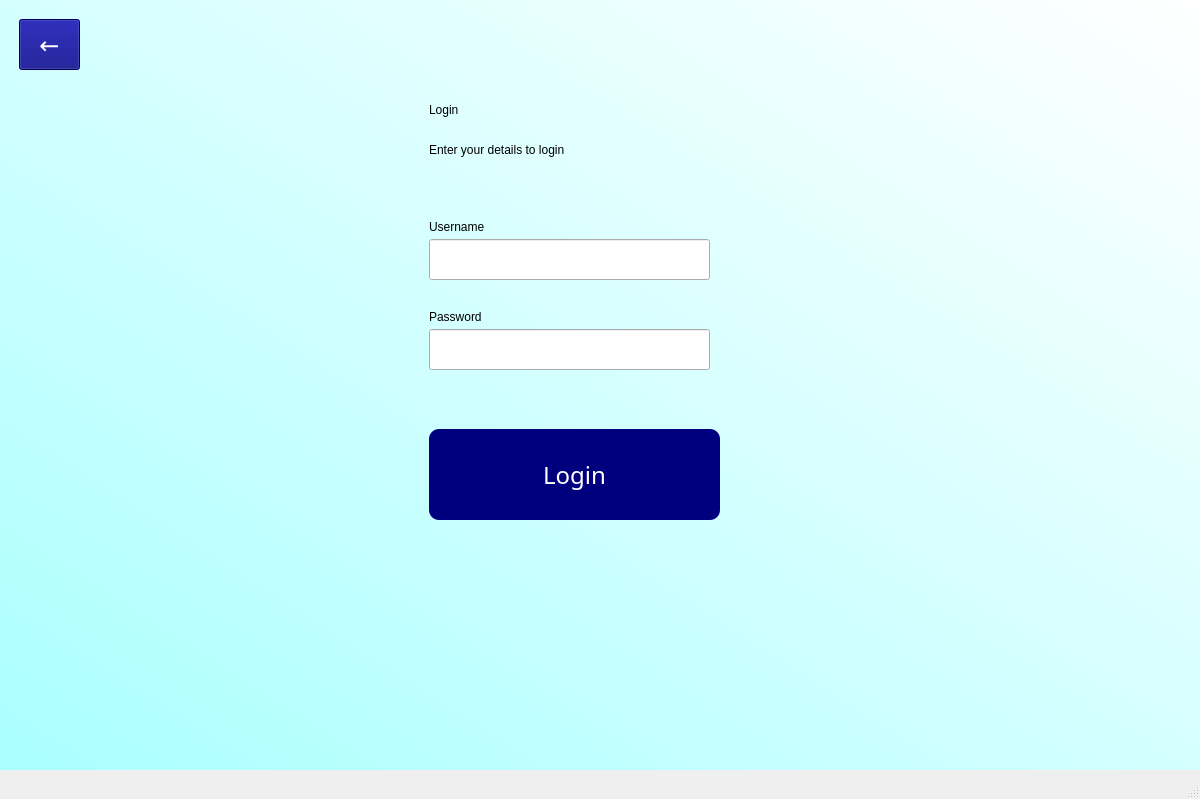
<?xml version="1.0" encoding="UTF-8"?>
<ui version="4.0">
 <class>MainWindow</class>
 <widget class="QMainWindow" name="MainWindow">
  <property name="geometry">
   <rect>
    <x>0</x>
    <y>0</y>
    <width>1200</width>
    <height>799</height>
   </rect>
  </property>
  <property name="windowTitle">
   <string>MainWindow</string>
  </property>
  <widget class="QWidget" name="centralwidget">
   <widget class="QWidget" name="bgWidget" native="true">
    <property name="geometry">
     <rect>
      <x>-1</x>
      <y>-1</y>
      <width>1201</width>
      <height>771</height>
     </rect>
    </property>
    <property name="styleSheet">
     <string notr="true">QWidget#bgWidget{
background-color: qlineargradient(spread:reflect, x1:0, y1:1, x2:1, y2:0.00568182, stop:0 rgba(170, 255, 255, 255), stop:1 rgba(255, 255, 255, 255))}</string>
    </property>
    <widget class="QPushButton" name="loginConfirm">
     <property name="geometry">
      <rect>
       <x>430</x>
       <y>430</y>
       <width>291</width>
       <height>91</height>
      </rect>
     </property>
     <property name="font">
      <font>
       <family>MS Reference Sans Serif</family>
       <pointsize>18</pointsize>
      </font>
     </property>
     <property name="cursor">
      <cursorShape>PointingHandCursor</cursorShape>
     </property>
     <property name="styleSheet">
      <string notr="true">QPushButton {
	color: rgb(255, 255, 255);
	background-color: rgb(0, 0, 127);
	border-radius: 10px;
}

QPushButton:hover {
	background-color: rgb(85, 170, 255);
}</string>
     </property>
     <property name="text">
      <string>Login</string>
     </property>
     <property name="shortcut">
      <string>Return</string>
     </property>
    </widget>
    <widget class="QLabel" name="loginText">
     <property name="geometry">
      <rect>
       <x>430</x>
       <y>60</y>
       <width>151</width>
       <height>101</height>
      </rect>
     </property>
     <property name="styleSheet">
      <string notr="true">font: 24pt &quot;MS Reference Sans Serif&quot;;
</string>
     </property>
     <property name="text">
      <string>Login</string>
     </property>
    </widget>
    <widget class="QLabel" name="loginSubtext">
     <property name="geometry">
      <rect>
       <x>430</x>
       <y>130</y>
       <width>291</width>
       <height>41</height>
      </rect>
     </property>
     <property name="styleSheet">
      <string notr="true">font: 10pt &quot;MS Reference Sans Serif&quot;;</string>
     </property>
     <property name="text">
      <string>Enter your details to login</string>
     </property>
    </widget>
    <widget class="QLineEdit" name="usernameField">
     <property name="geometry">
      <rect>
       <x>430</x>
       <y>240</y>
       <width>281</width>
       <height>41</height>
      </rect>
     </property>
     <property name="styleSheet">
      <string notr="true">font: 12pt &quot;MS Shell Dlg 2&quot;;</string>
     </property>
    </widget>
    <widget class="QLabel" name="usernameSubtext">
     <property name="geometry">
      <rect>
       <x>430</x>
       <y>220</y>
       <width>61</width>
       <height>16</height>
      </rect>
     </property>
     <property name="text">
      <string>Username</string>
     </property>
    </widget>
    <widget class="QLineEdit" name="passwordField">
     <property name="geometry">
      <rect>
       <x>430</x>
       <y>330</y>
       <width>281</width>
       <height>41</height>
      </rect>
     </property>
     <property name="font">
      <font>
       <pointsize>12</pointsize>
      </font>
     </property>
     <property name="cursor">
      <cursorShape>IBeamCursor</cursorShape>
     </property>
     <property name="echoMode">
      <enum>QLineEdit::Password</enum>
     </property>
    </widget>
    <widget class="QLabel" name="passwordSubtext">
     <property name="geometry">
      <rect>
       <x>430</x>
       <y>310</y>
       <width>61</width>
       <height>16</height>
      </rect>
     </property>
     <property name="text">
      <string>Password</string>
     </property>
    </widget>
    <widget class="QPushButton" name="backButton">
     <property name="geometry">
      <rect>
       <x>20</x>
       <y>20</y>
       <width>61</width>
       <height>51</height>
      </rect>
     </property>
     <property name="font">
      <font>
       <family>MS Reference Sans Serif</family>
       <pointsize>18</pointsize>
      </font>
     </property>
     <property name="cursor">
      <cursorShape>PointingHandCursor</cursorShape>
     </property>
     <property name="styleSheet">
      <string notr="true">QPushButton {
	color: rgb(255, 255, 255);
	background-color: rgb(0, 0, 127);
}

QPushButton:hover {
	background-color: rgb(85, 170, 255);
}</string>
     </property>
     <property name="text">
      <string>←</string>
     </property>
    </widget>
    <widget class="QLabel" name="errorLabel">
     <property name="geometry">
      <rect>
       <x>430</x>
       <y>385</y>
       <width>291</width>
       <height>31</height>
      </rect>
     </property>
     <property name="styleSheet">
      <string notr="true">font: 7pt &quot;MS Reference Sans Serif&quot;;
color: rgb(255, 0, 0);</string>
     </property>
     <property name="text">
      <string/>
     </property>
    </widget>
   </widget>
  </widget>
  <widget class="QMenuBar" name="menubar">
   <property name="geometry">
    <rect>
     <x>0</x>
     <y>0</y>
     <width>1200</width>
     <height>26</height>
    </rect>
   </property>
  </widget>
  <widget class="QStatusBar" name="statusbar"/>
 </widget>
 <resources/>
 <connections/>
</ui>
